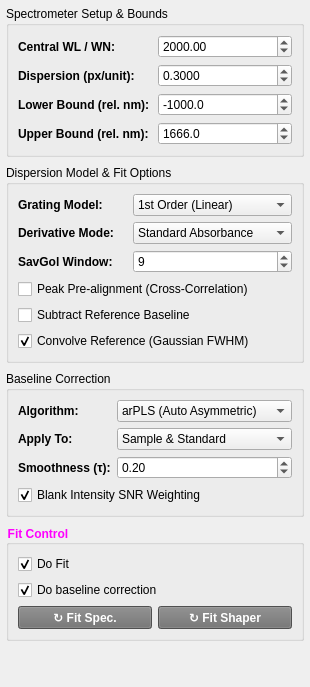
           <widget class="QWidget" name="cal_settings_tab">
            <layout class="QVBoxLayout" name="cal_settings_main_layout">
             <property name="leftMargin"><number>6</number></property>
             <property name="topMargin"><number>6</number></property>
             <property name="rightMargin"><number>6</number></property>
             <property name="bottomMargin"><number>6</number></property>
             <property name="spacing"><number>8</number></property>
             <item>
              <widget class="QGroupBox" name="cal_set_geom_group">
               <property name="title">
                <string>Spectrometer Setup &amp;&amp; Bounds</string>
               </property>
               <layout class="QGridLayout" name="cal_set_geom_layout">
                <item row="0" column="0">
                 <widget class="QLabel" name="cal_set_lbl_cwl">
                  <property name="text"><string>Central WL / WN:</string></property>
                  <property name="styleSheet"><string notr="true">font-weight: bold;</string></property>
                 </widget>
                </item>
                <item row="0" column="1">
                 <widget class="QDoubleSpinBox" name="cal_set_cwl">
                  <property name="decimals"><number>2</number></property>
                  <property name="minimum"><double>0.0</double></property>
                  <property name="maximum"><double>100000.0</double></property>
                  <property name="value"><double>2000.0</double></property>
                 </widget>
                </item>
                <item row="1" column="0">
                 <widget class="QLabel" name="cal_set_lbl_ppnm">
                  <property name="text"><string>Dispersion (px/unit):</string></property>
                  <property name="styleSheet"><string notr="true">font-weight: bold;</string></property>
                 </widget>
                </item>
                <item row="1" column="1">
                 <widget class="QDoubleSpinBox" name="cal_set_ppnm">
                  <property name="decimals"><number>4</number></property>
                  <property name="minimum"><double>0.0001</double></property>
                  <property name="maximum"><double>100.0</double></property>
                  <property name="singleStep"><double>0.05</double></property>
                  <property name="value"><double>0.30</double></property>
                 </widget>
                </item>
                <item row="2" column="0">
                 <widget class="QLabel" name="cal_set_lbl_rel_min_nm">
                  <property name="text"><string>Lower Bound (rel. nm):</string></property>
                  <property name="styleSheet"><string notr="true">font-weight: bold;</string></property>
                 </widget>
                </item>
                <item row="2" column="1">
                 <widget class="QDoubleSpinBox" name="cal_set_rel_min_nm">
                  <property name="decimals"><number>1</number></property>
                  <property name="minimum"><double>-5000.0</double></property>
                  <property name="maximum"><double>0.0</double></property>
                  <property name="singleStep"><double>10.0</double></property>
                  <property name="value"><double>-1000.0</double></property>
                 </widget>
                </item>
                <item row="3" column="0">
                 <widget class="QLabel" name="cal_set_lbl_rel_max_nm">
                  <property name="text"><string>Upper Bound (rel. nm):</string></property>
                  <property name="styleSheet"><string notr="true">font-weight: bold;</string></property>
                 </widget>
                </item>
                <item row="3" column="1">
                 <widget class="QDoubleSpinBox" name="cal_set_rel_max_nm">
                  <property name="decimals"><number>1</number></property>
                  <property name="minimum"><double>0.0</double></property>
                  <property name="maximum"><double>5000.0</double></property>
                  <property name="singleStep"><double>10.0</double></property>
                  <property name="value"><double>1666.0</double></property>
                 </widget>
                </item>
               </layout>
              </widget>
             </item>
             <item>
              <widget class="QGroupBox" name="cal_set_model_group">
               <property name="title">
                <string>Dispersion Model &amp;&amp; Fit Options</string>
               </property>
               <layout class="QGridLayout" name="cal_set_model_layout">
                <item row="0" column="0">
                 <widget class="QLabel" name="cal_set_lbl_model">
                  <property name="text"><string>Grating Model:</string></property>
                  <property name="styleSheet"><string notr="true">font-weight: bold;</string></property>
                 </widget>
                </item>
                <item row="0" column="1">
                 <widget class="QComboBox" name="cal_set_grating_model">
                  <item><property name="text"><string>1st Order (Linear)</string></property></item>
                  <item><property name="text"><string>2nd Order (Quadratic)</string></property></item>
                  <item><property name="text"><string>3rd Order (Cubic)</string></property></item>
                 </widget>
                </item>
                <item row="1" column="0">
                 <widget class="QLabel" name="cal_set_lbl_deriv">
                  <property name="text"><string>Derivative Mode:</string></property>
                  <property name="styleSheet"><string notr="true">font-weight: bold;</string></property>
                 </widget>
                </item>
                <item row="1" column="1">
                 <widget class="QComboBox" name="cal_set_deriv_mode">
                  <item><property name="text"><string>Standard Absorbance</string></property></item>
                  <item><property name="text"><string>1st Derivative (dY/dx)</string></property></item>
                  <item><property name="text"><string>2nd Derivative (d²Y/dx²)</string></property></item>
                  <item><property name="text"><string>Global (0th + 1st + 2nd)</string></property></item>
                 </widget>
                </item>
                <item row="2" column="0">
                 <widget class="QLabel" name="cal_set_lbl_savgol">
                  <property name="text"><string>SavGol Window:</string></property>
                  <property name="styleSheet"><string notr="true">font-weight: bold;</string></property>
                 </widget>
                </item>
                <item row="2" column="1">
                 <widget class="QSpinBox" name="cal_set_savgol_win">
                  <property name="minimum"><number>5</number></property>
                  <property name="maximum"><number>51</number></property>
                  <property name="singleStep"><number>2</number></property>
                  <property name="value"><number>9</number></property>
                 </widget>
                </item>
                <item row="3" column="0" colspan="2">
                 <widget class="QCheckBox" name="cal_set_cross_corr">
                  <property name="text"><string>Peak Pre-alignment (Cross-Correlation)</string></property>
                 </widget>
                </item>
                <item row="4" column="0" colspan="2">
                 <widget class="QCheckBox" name="cal_set_subtract_ref_baseline">
                  <property name="text"><string>Subtract Reference Baseline</string></property>
                  <property name="checked"><bool>false</bool></property>
                 </widget>
                </item>
                <item row="5" column="0" colspan="2">
                 <widget class="QCheckBox" name="cal_set_convolve_ref">
                  <property name="text"><string>Convolve Reference (Gaussian FWHM)</string></property>
                  <property name="checked"><bool>true</bool></property>
                 </widget>
                </item>
               </layout>
              </widget>
             </item>
             <item>
              <widget class="QGroupBox" name="cal_set_baseline_group">
               <property name="title">
                <string>Baseline Correction</string>
               </property>
               <layout class="QGridLayout" name="cal_set_baseline_layout">
                <item row="0" column="0">
                 <widget class="QLabel" name="cal_set_lbl_bl_method">
                  <property name="text"><string>Algorithm:</string></property>
                  <property name="styleSheet"><string notr="true">font-weight: bold;</string></property>
                 </widget>
                </item>
                <item row="0" column="1">
                 <widget class="QComboBox" name="cal_set_bl_method">
                  <item><property name="text"><string>arPLS (Auto Asymmetric)</string></property></item>
                  <item><property name="text"><string>AsLS (Whittaker Smooth)</string></property></item>
                  <item><property name="text"><string>SNIP (Peak Clipping)</string></property></item>
                  <item><property name="text"><string>IModPoly (Iter. Polynomial)</string></property></item>
                  <item><property name="text"><string>Legacy Polynomial (In-Fit)</string></property></item>
                 </widget>
                </item>
                <item row="1" column="0">
                 <widget class="QLabel" name="cal_set_lbl_bl_target">
                  <property name="text"><string>Apply To:</string></property>
                  <property name="styleSheet"><string notr="true">font-weight: bold;</string></property>
                 </widget>
                </item>
                <item row="1" column="1">
                 <widget class="QComboBox" name="cal_set_bl_target">
                  <item><property name="text"><string>Sample &amp; Standard</string></property></item>
                  <item><property name="text"><string>Sample Only</string></property></item>
                  <item><property name="text"><string>Standard Only</string></property></item>
                  <item><property name="text"><string>None (Off)</string></property></item>
                 </widget>
                </item>
                <item row="2" column="0">
                 <widget class="QLabel" name="cal_set_lbl_bl_smooth">
                  <property name="text"><string>Smoothness (τ):</string></property>
                  <property name="styleSheet"><string notr="true">font-weight: bold;</string></property>
                 </widget>
                </item>
                <item row="2" column="1">
                 <widget class="QDoubleSpinBox" name="cal_set_bl_smooth">
                  <property name="decimals"><number>2</number></property>
                  <property name="minimum"><double>0.02</double></property>
                  <property name="maximum"><double>1.00</double></property>
                  <property name="singleStep"><double>0.02</double></property>
                  <property name="value"><double>0.20</double></property>
                 </widget>
                </item>
                <item row="3" column="0" colspan="2">
                 <widget class="QCheckBox" name="cal_set_snr_weights">
                  <property name="text"><string>Blank Intensity SNR Weighting</string></property>
                  <property name="checked"><bool>true</bool></property>
                 </widget>
                </item>
               </layout>
              </widget>
             </item>
             <item>
              <widget class="QGroupBox" name="cal_fit_group">
               <property name="styleSheet">
                <string notr="true">QGroupBox { color: magenta; font-weight: bold; }</string>
               </property>
               <property name="title">
                <string>Fit Control</string>
               </property>
               <layout class="QVBoxLayout" name="cal_fit_layout">
                <item>
                 <widget class="QCheckBox" name="cal_chk_do_fit">
                  <property name="text">
                   <string>Do Fit</string>
                  </property>
                  <property name="checked">
                   <bool>true</bool>
                  </property>
                 </widget>
                </item>
                <item>
                 <widget class="QCheckBox" name="cal_chk_do_baseline">
                  <property name="text">
                   <string>Do baseline correction</string>
                  </property>
                  <property name="checked">
                   <bool>true</bool>
                  </property>
                 </widget>
                </item>
                <item>
                 <layout class="QHBoxLayout" name="cal_set_refit_layout">
                  <item>
                   <widget class="QPushButton" name="cal_set_btn_refit_spec">
                    <property name="styleSheet">
                     <string notr="true">font-weight: bold; background-color: #707070; color: white;</string>
                    </property>
                    <property name="text">
                     <string>↻ Fit Spec.</string>
                    </property>
                   </widget>
                  </item>
                  <item>
                   <widget class="QPushButton" name="cal_set_btn_refit_shaper">
                    <property name="styleSheet">
                     <string notr="true">font-weight: bold; background-color: #707070; color: white;</string>
                    </property>
                    <property name="text">
                     <string>↻ Fit Shaper</string>
                    </property>
                   </widget>
                  </item>
                 </layout>
                </item>
               </layout>
              </widget>
             </item>
             <item>
              <spacer name="cal_settings_vspacer">
               <property name="orientation"><enum>Qt::Vertical</enum></property>
               <property name="sizeHint">
                <size><width>20</width><height>40</height></size>
               </property>
              </spacer>
             </item>
            </layout>
           </widget>
